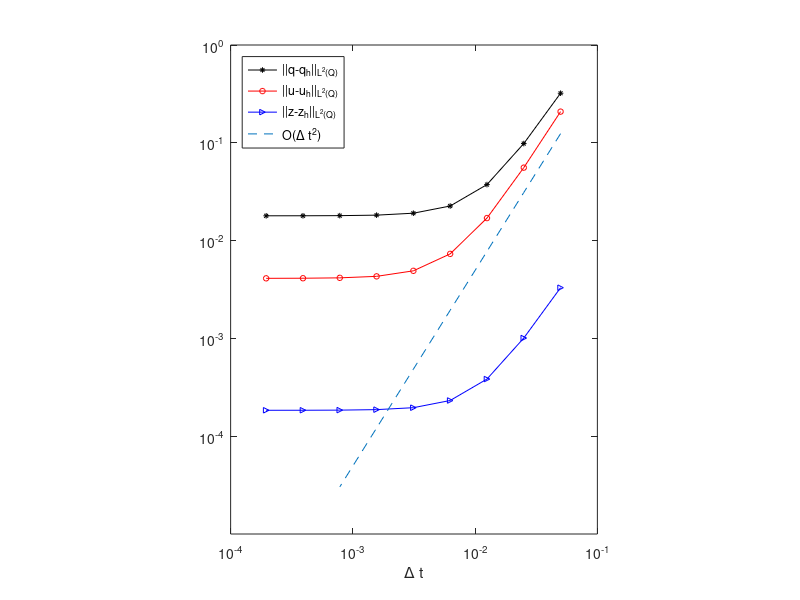
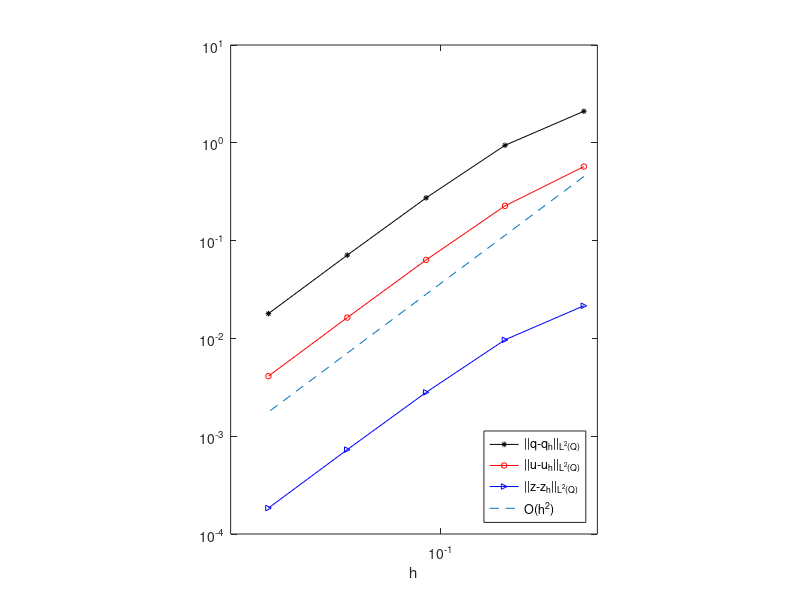

Recreate these plots in MATLAB, in order.
clear;clc;

err_t = [2	4	8	16	32	64	128	256	512
0.321369	0.0982261	0.0373951	0.0225755	0.0190623	0.0182093	0.0179981	0.0179454	0.0179322
0.208343	0.0557345	0.016996	0.00731414	0.00490785	0.00430993	0.00416085	0.00412361	0.0041143
0.00329917	0.00100839	0.000383897	0.00023176	0.000195693	0.000186936	0.000184768	0.000184227	0.000184092
];


x_t = log(0.1./err_t(1,:))/log(10);
q_t = log(err_t(2,:))/log(10);
u_t = log(err_t(3,:))/log(10);
z_t = log(err_t(4,:))/log(10);


t2=(0.5*err_t(2,1)+err_t(3,1)+err_t(4,1))/3;

for i =2:size(q_t,2)-2
    t2=[t2, t2(i-1)/4];
end 
t2 = log(t2)/log(10);

figure
hold on
plot(x_t, q_t, 'k*-', 'MarkerSize', 4)
plot(x_t, u_t, 'ro-', 'MarkerSize', 4)
plot(x_t, z_t, 'b>-', 'MarkerSize', 4)
plot(x_t(1:size(t2,2)), t2, '--');

xticks([-4, -3, -2, -1, 0])
xticklabels({'10^{-4}','10^{-3}','10^{-2}','10^{-1}','10^{0}'})
yticks([-4, -3, -2, -1, 0])
yticklabels({'10^{-4}','10^{-3}','10^{-2}','10^{-1}','10^{0}'})
box on
xlabel('\Delta t')
legend('||q-q_h||_{L^2(Q)}', '||u-u_h||_{L^2(Q)}', '||z-z_h||_{L^2(Q)}', 'O(\Delta t^2)', 'Location', 'northwest');
%legend boxoff 
pbaspect([3 4 1])
saveas(gcf, 'err_t.png');



err_x = [2.10069	0.942464	0.273516	0.0710288	0.0179289
0.571099	0.22663	0.0634405	0.016326	0.00411198
0.0215657	0.00967532	0.00280791	0.00072918	0.000184058
];

n = 2;
x_x = [];
for i=1:size(err_x, 2)
    x_x = [x_x, 1/(n*2^(i-1)*sqrt(2))];
end

x_x = log(x_x)/log(10);
q_x = log(err_x(1,:))/log(10);
u_x = log(err_x(2,:))/log(10);
z_x = log(err_x(3,:))/log(10);

x2=(0.5*err_x(1,1)+0.5*err_x(2,1)+err_x(3,1))/3;
for i =2:size(q_x,2)
    x2=[x2, x2(i-1)/4];
end 
x2 = log(x2)/log(10);


figure
hold on
plot(x_x, q_x, 'k*-', 'MarkerSize', 4)
plot(x_x, u_x, 'ro-', 'MarkerSize', 4)
plot(x_x, z_x, 'b>-', 'MarkerSize', 4)
plot(x_x(1:size(x2,2)), x2, '--');

xticks([-2, -1, 0])
xticklabels({'10^{-2}','10^{-1}','10^{0}'})
%ylim([-4, 1])
%ax = gca;
%ax.YAxisLocation = 'right';
yticks([-4, -3, -2, -1, 0, 1])
yticklabels({'10^{-4}','10^{-3}','10^{-2}','10^{-1}','10^{0}','10^{1}'})
box on
xlabel('h')
legend('||q-q_h||_{L^2(Q)}', '||u-u_h||_{L^2(Q)}', '||z-z_h||_{L^2(Q)}', 'O(h^2)', 'Location', 'southeast');
%legend boxoff 
pbaspect([3 4 1])
saveas(gcf, 'err_x.png');

